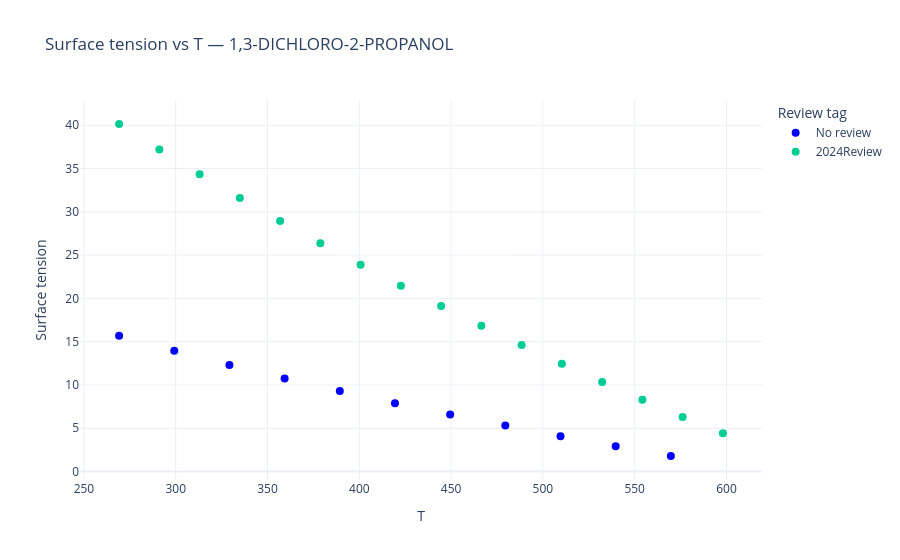
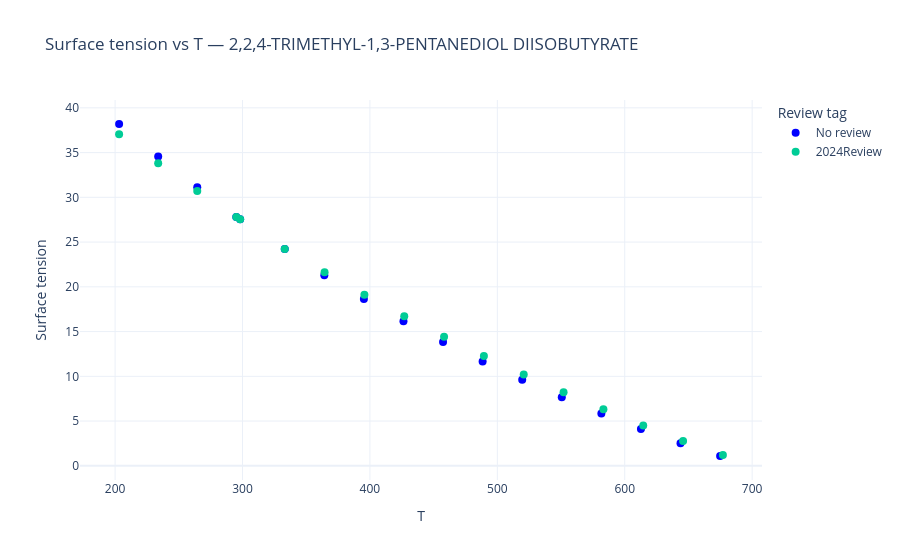
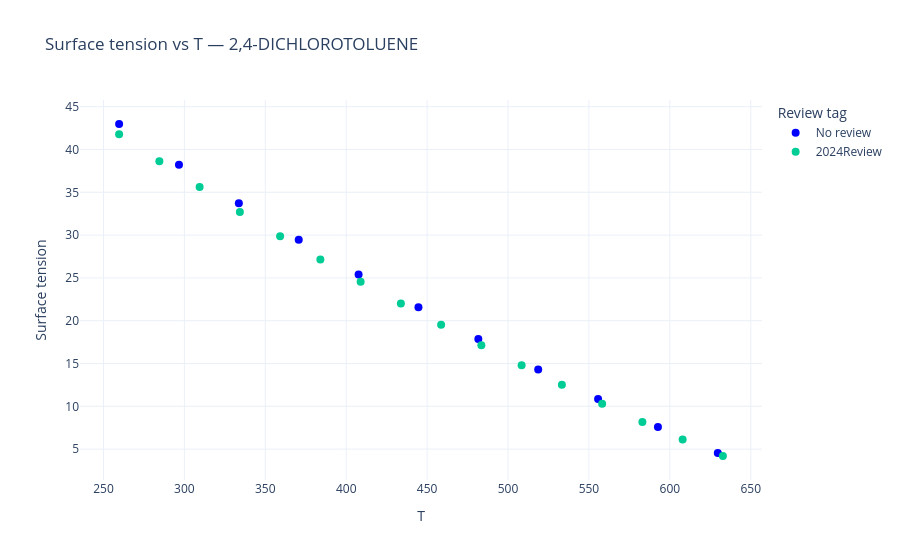
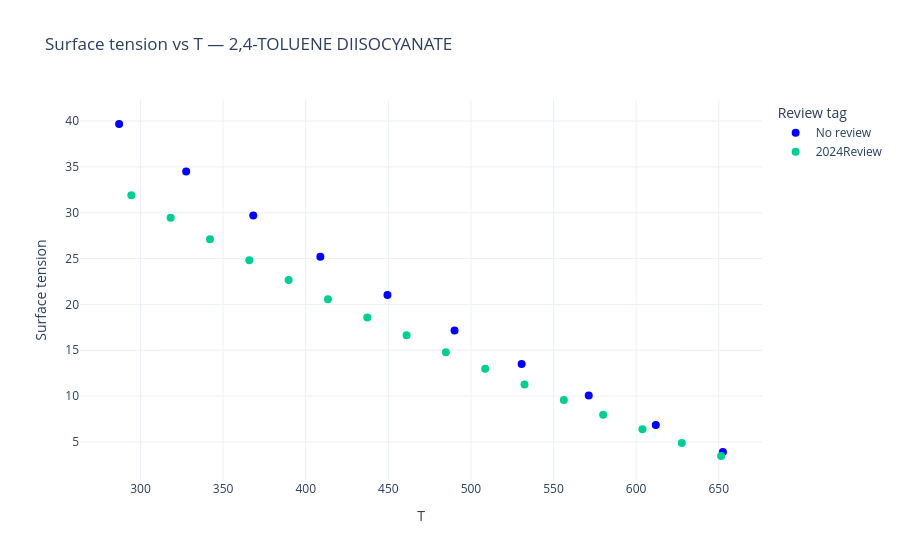

The notebook cell these images were saved under, in order:
### Markdown cell above
#### ST vs T by Compound Name

### Code cell
import pandas as pd
import plotly.graph_objects as go
import plotly.express as px

# Copy dataframe
df_filt = df.copy()

df_filt["Name"] = df_filt["Name"].astype(str)
df_filt["Note"] = df_filt["Note"].fillna("No note").astype(str)

# ---------------------------------------------------------
# 1. Find Names that have AT LEAST ONE non-NA review_tag
# ---------------------------------------------------------

names_to_review = (
    df_filt.loc[df_filt["review_tag"].notna(), "Name"]
    .unique()
)

# ---------------------------------------------------------
# 2. Keep ALL rows for those Names
#    This includes both NA and non-NA review_tag rows
# ---------------------------------------------------------

df_filt = df_filt[
    df_filt["Name"].isin(names_to_review)
].copy()

# Label NA for plotting
df_filt["review_tag_plot"] = (
    df_filt["review_tag"]
    .fillna("No review")
    .astype(str)
)

names = sorted(df_filt["Name"].unique())

# ---------------------------------------------------------
# 3. Create color map
#    NA = blue
#    review tags = other colors
# ---------------------------------------------------------

review_tags = sorted(
    tag
    for tag in df_filt["review_tag_plot"].unique()
    if tag != "No review"
)

# Avoid blue because it is reserved for NA
other_colors = [
    "#EF553B",  # red
    "#00CC96",  # green
    "#AB63FA",  # purple
    "#FFA15A",  # orange
    "#19D3F3",  # cyan
    "#FF6692",  # pink
    "#B6E880",  # light green
]

color_map = {
    "No review": "blue"
}

for i, tag in enumerate(review_tags):
    color_map[tag] = other_colors[i % len(other_colors)]


# ---------------------------------------------------------
# 4. Create ONE plot per Name
# ---------------------------------------------------------

figures = {}

for name in names:

    df_name = df_filt[
        df_filt["Name"] == name
    ]

    fig = go.Figure()

    # Plot each review category
    for review_tag in df_name["review_tag_plot"].unique():

        df_sub = df_name[
            df_name["review_tag_plot"] == review_tag
        ]

        fig.add_trace(
            go.Scatter(
                x=df_sub["T"],
                y=df_sub["Surface_tension"],
                mode="markers",

                name=review_tag,

                marker=dict(
                    size=8,
                    color=color_map[review_tag]
                ),

                customdata=df_sub[["Note"]],

                hovertemplate=(
                    "T: %{x}<br>"
                    "Surface tension: %{y}<br>"
                    "Note: %{customdata[0]}<br>"
                    f"Review tag: {review_tag}"
                    "<extra></extra>"
                )
            )
        )

    fig.update_layout(
        title=f"Surface tension vs T — {name}",
        xaxis_title="T",
        yaxis_title="Surface tension",
        legend_title="Review tag",
        template="plotly_white"
    )

    figures[name] = fig

    fig.show()

### Figure 1 — Plotly figure (JSON) as saved in the notebook; plotly's stock layout.template omitted (floating-point values rounded to 4 significant figures)
{"data": [{"customdata": [[" Estimated by Sugden's method using BYU-TPL contributions for parachor."], [" Estimated by Sugden's method using BYU-TPL contributions for parachor."], [" Estimated by Sugden's method using BYU-TPL contributions for parachor."], [" Estimated by Sugden's method using BYU-TPL contributions for parachor."], [" Estimated by Sugden's method using BYU-TPL contributions for parachor."], [" Estimated by Sugden's method using BYU-TPL contributions for parachor."], [" Estimated by Sugden's method using BYU-TPL contributions for parachor."], [" Estimated by Sugden's method using BYU-TPL contributions for parachor."], [" Estimated by Sugden's method using BYU-TPL contributions for parachor."], [" Estimated by Sugden's method using BYU-TPL contributions for parachor."], [" Estimated by Sugden's method using BYU-TPL contributions for parachor."]], "hovertemplate": "T: %{x}<br>Surface tension: %{y}<br>Note: %{customdata[0]}<br>Review tag: No review<extra></extra>", "marker": {"color": "blue", "size": 8}, "mode": "markers", "name": "No review", "type": "scatter", "x": [269.1, 299.2, 329.3, 359.3, 389.4, 419.4, 449.5, 479.5, 509.6, 539.6, 569.7], "y": [15.68, 13.94, 12.3, 10.75, 9.289, 7.899, 6.574, 5.304, 4.08, 2.903, 1.79]}, {"customdata": [["Estimated by Sugden's method using BYU-TPL contributions for parachor. 2024Review"], ["Estimated by Sugden's method using BYU-TPL contributions for parachor. 2024Review"], ["Estimated by Sugden's method using BYU-TPL contributions for parachor. 2024Review"], ["Estimated by Sugden's method using BYU-TPL contributions for parachor. 2024Review"], ["Estimated by Sugden's method using BYU-TPL contributions for parachor. 2024Review"], ["Estimated by Sugden's method using BYU-TPL contributions for parachor. 2024Review"], ["Estimated by Sugden's method using BYU-TPL contributions for parachor. 2024Review"], ["Estimated by Sugden's method using BYU-TPL contributions for parachor. 2024Review"], ["Estimated by Sugden's method using BYU-TPL contributions for parachor. 2024Review"], ["Estimated by Sugden's method using BYU-TPL contributions for parachor. 2024Review"], ["Estimated by Sugden's method using BYU-TPL contributions for parachor. 2024Review"], ["Estimated by Sugden's method using BYU-TPL contributions for parachor. 2024Review"], ["Estimated by Sugden's method using BYU-TPL contributions for parachor. 2024Review"], ["Estimated by Sugden's method using BYU-TPL contributions for parachor. 2024Review"], ["Estimated by Sugden's method using BYU-TPL contributions for parachor. 2024Review"], ["Estimated by Sugden's method using BYU-TPL contributions for parachor. 2024Review"]], "hovertemplate": "T: %{x}<br>Surface tension: %{y}<br>Note: %{customdata[0]}<br>Review tag: 2024Review<extra></extra>", "marker": {"color": "#00CC96", "size": 8}, "mode": "markers", "name": "2024Review", "type": "scatter", "x": [598.0, 576.1, 554.2, 532.3, 422.6, 313.0, 488.4, 356.9, 378.8, 400.7, 510.3, 291.1, 444.6, 466.5, 269.1, 334.9], "y": [4.429, 6.306, 8.281, 10.33, 21.47, 34.34, 14.62, 28.93, 26.36, 23.88, 12.45, 37.19, 19.13, 16.85, 40.15, 31.59]}], "layout": {"legend": {"title": {"text": "Review tag"}}, "title": {"text": "Surface tension vs T — 1,3-DICHLORO-2-PROPANOL"}, "xaxis": {"title": {"text": "T"}}, "yaxis": {"title": {"text": "Surface tension"}}}}

### Figure 2 — Plotly figure (JSON) as saved in the notebook; plotly's stock layout.template omitted (floating-point values rounded to 4 significant figures)
{"data": [{"customdata": [[" Values predicted by Sugden's method with the parachor calculated from experimental values."], [" Values predicted by Sugden's method with the parachor calculated from experimental values."], [" Values predicted by Sugden's method with the parachor calculated from experimental values."], [" Values predicted by Sugden's method with the parachor calculated from experimental values."], [" Values predicted by Sugden's method with the parachor calculated from experimental values."], [" Values predicted by Sugden's method with the parachor calculated from experimental values."], [" Values predicted by Sugden's method with the parachor calculated from experimental values."], [" Values predicted by Sugden's method with the parachor calculated from experimental values."], [" Values predicted by Sugden's method with the parachor calculated from experimental values."], [" Values predicted by Sugden's method with the parachor calculated from experimental values."], [" Values predicted by Sugden's method with the parachor calculated from experimental values."], [" Values predicted by Sugden's method with the parachor calculated from experimental values."], [" Values predicted by Sugden's method with the parachor calculated from experimental values."], [" Values predicted by Sugden's method with the parachor calculated from experimental values."], ["Measured by the Du Nouy ring method."], ["Measured by the Du Nouy ring method."], ["Method:  du Nouy Ring;  Purity:  >99.2%"]], "hovertemplate": "T: %{x}<br>Surface tension: %{y}<br>Note: %{customdata[0]}<br>Review tag: No review<extra></extra>", "marker": {"color": "blue", "size": 8}, "mode": "markers", "name": "No review", "type": "scatter", "x": [203.1, 233.8, 264.5, 364.2, 395.3, 426.3, 457.4, 488.5, 519.5, 550.6, 581.7, 612.7, 643.8, 674.8, 298.1, 333.1, 295.1], "y": [38.19, 34.55, 31.11, 21.3, 18.65, 16.16, 13.84, 11.66, 9.611, 7.672, 5.84, 4.115, 2.516, 1.096, 27.56, 24.23, 27.8]}, {"customdata": [["Values predicted by Sugden's method with the parachor calculated from experimental values. 2024Review"], ["Values predicted by Sugden's method with the parachor calculated from experimental values. 2024Review"], ["Values predicted by Sugden's method with the parachor calculated from experimental values. 2024Review"], ["Values predicted by Sugden's method with the parachor calculated from experimental values. 2024Review"], ["Values predicted by Sugden's method with the parachor calculated from experimental values. 2024Review"], ["Values predicted by Sugden's method with the parachor calculated from experimental values. 2024Review"], ["Values predicted by Sugden's method with the parachor calculated from experimental values. 2024Review"], ["Values predicted by Sugden's method with the parachor calculated from experimental values. 2024Review"], ["Values predicted by Sugden's method with the parachor calculated from experimental values. 2024Review"], ["Values predicted by Sugden's method with the parachor calculated from experimental values. 2024Review"], ["Values predicted by Sugden's method with the parachor calculated from experimental values. 2024Review"], ["Values predicted by Sugden's method with the parachor calculated from experimental values. 2024Review"], ["Values predicted by Sugden's method with the parachor calculated from experimental values. 2024Review"], ["Values predicted by Sugden's method with the parachor calculated from experimental values. 2024Review"], ["Measured by the Du Nouy ring method. 2024Review"], ["Measured by the Du Nouy ring method. 2024Review"], ["Method:  du Nouy Ring;  Purity:  >99.2% 2024Review"]], "hovertemplate": "T: %{x}<br>Surface tension: %{y}<br>Note: %{customdata[0]}<br>Review tag: 2024Review<extra></extra>", "marker": {"color": "#00CC96", "size": 8}, "mode": "markers", "name": "2024Review", "type": "scatter", "x": [395.7, 458.2, 583.2, 552.0, 614.5, 645.8, 489.5, 426.9, 264.5, 364.4, 233.8, 203.1, 677.0, 520.7, 298.1, 333.1, 295.1], "y": [19.11, 14.43, 6.32, 8.221, 4.5, 2.778, 12.27, 16.71, 30.71, 21.64, 33.81, 37.05, 1.214, 10.2, 27.56, 24.23, 27.8]}], "layout": {"legend": {"title": {"text": "Review tag"}}, "title": {"text": "Surface tension vs T — 2,2,4-TRIMETHYL-1,3-PENTANEDIOL DIISOBUTYRATE"}, "xaxis": {"title": {"text": "T"}}, "yaxis": {"title": {"text": "Surface tension"}}}}

### Figure 3 — Plotly figure (JSON) as saved in the notebook; plotly's stock layout.template omitted (floating-point values rounded to 4 significant figures)
{"data": [{"customdata": [[" Estimated by Sugden's method using Quayle's contributions for parachor."], [" Estimated by Sugden's method using Quayle's contributions for parachor."], [" Estimated by Sugden's method using Quayle's contributions for parachor."], [" Estimated by Sugden's method using Quayle's contributions for parachor."], [" Estimated by Sugden's method using Quayle's contributions for parachor."], [" Estimated by Sugden's method using Quayle's contributions for parachor."], [" Estimated by Sugden's method using Quayle's contributions for parachor."], [" Estimated by Sugden's method using Quayle's contributions for parachor."], [" Estimated by Sugden's method using Quayle's contributions for parachor."], [" Estimated by Sugden's method using Quayle's contributions for parachor."], [" Estimated by Sugden's method using Quayle's contributions for parachor."]], "hovertemplate": "T: %{x}<br>Surface tension: %{y}<br>Note: %{customdata[0]}<br>Review tag: No review<extra></extra>", "marker": {"color": "blue", "size": 8}, "mode": "markers", "name": "No review", "type": "scatter", "x": [259.6, 296.6, 333.6, 370.6, 407.6, 444.6, 481.6, 518.7, 555.7, 592.7, 629.7], "y": [42.98, 38.22, 33.71, 29.45, 25.41, 21.56, 17.86, 14.29, 10.86, 7.58, 4.543]}, {"customdata": [["Estimated by Sugden's method using BYU-TPL contributions for parachor. 2024Review"], ["Estimated by Sugden's method using BYU-TPL contributions for parachor. 2024Review"], ["Estimated by Sugden's method using BYU-TPL contributions for parachor. 2024Review"], ["Estimated by Sugden's method using BYU-TPL contributions for parachor. 2024Review"], ["Estimated by Sugden's method using BYU-TPL contributions for parachor. 2024Review"], ["Estimated by Sugden's method using BYU-TPL contributions for parachor. 2024Review"], ["Estimated by Sugden's method using BYU-TPL contributions for parachor. 2024Review"], ["Estimated by Sugden's method using BYU-TPL contributions for parachor. 2024Review"], ["Estimated by Sugden's method using BYU-TPL contributions for parachor. 2024Review"], ["Estimated by Sugden's method using BYU-TPL contributions for parachor. 2024Review"], ["Estimated by Sugden's method using BYU-TPL contributions for parachor. 2024Review"], ["Estimated by Sugden's method using BYU-TPL contributions for parachor. 2024Review"], ["Estimated by Sugden's method using BYU-TPL contributions for parachor. 2024Review"], ["Estimated by Sugden's method using BYU-TPL contributions for parachor. 2024Review"], ["Estimated by Sugden's method using BYU-TPL contributions for parachor. 2024Review"], ["Estimated by Sugden's method using BYU-TPL contributions for parachor. 2024Review"]], "hovertemplate": "T: %{x}<br>Surface tension: %{y}<br>Note: %{customdata[0]}<br>Review tag: 2024Review<extra></extra>", "marker": {"color": "#00CC96", "size": 8}, "mode": "markers", "name": "2024Review", "type": "scatter", "x": [458.7, 284.5, 632.8, 607.9, 583.0, 558.2, 533.3, 508.4, 483.5, 408.9, 384.0, 359.1, 309.4, 259.6, 433.8, 334.3], "y": [19.54, 38.64, 4.195, 6.127, 8.174, 10.31, 12.52, 14.8, 17.14, 24.54, 27.17, 29.88, 35.61, 41.79, 22.0, 32.69]}], "layout": {"legend": {"title": {"text": "Review tag"}}, "title": {"text": "Surface tension vs T — 2,4-DICHLOROTOLUENE"}, "xaxis": {"title": {"text": "T"}}, "yaxis": {"title": {"text": "Surface tension"}}}}

### Figure 4 — Plotly figure (JSON) as saved in the notebook; plotly's stock layout.template omitted (floating-point values rounded to 4 significant figures)
{"data": [{"customdata": [[" Estimated by Sugden's method using Quayle's contributions for parachor."], [" Estimated by Sugden's method using Quayle's contributions for parachor."], [" Estimated by Sugden's method using Quayle's contributions for parachor."], [" Estimated by Sugden's method using Quayle's contributions for parachor."], [" Estimated by Sugden's method using Quayle's contributions for parachor."], [" Estimated by Sugden's method using Quayle's contributions for parachor."], [" Estimated by Sugden's method using Quayle's contributions for parachor."], [" Estimated by Sugden's method using Quayle's contributions for parachor."], [" Estimated by Sugden's method using Quayle's contributions for parachor."], [" Estimated by Sugden's method using Quayle's contributions for parachor."]], "hovertemplate": "T: %{x}<br>Surface tension: %{y}<br>Note: %{customdata[0]}<br>Review tag: No review<extra></extra>", "marker": {"color": "blue", "size": 8}, "mode": "markers", "name": "No review", "type": "scatter", "x": [327.6, 611.9, 571.3, 530.7, 490.1, 449.5, 368.2, 287.0, 652.5, 408.9], "y": [34.51, 6.85, 10.07, 13.5, 17.15, 21.04, 29.69, 39.68, 3.889, 25.21]}, {"customdata": [["Estimated by Sugden's method using BYU-TPL contributions for parachor. 2024Review"], ["Estimated by Sugden's method using BYU-TPL contributions for parachor. 2024Review"], ["Estimated by Sugden's method using BYU-TPL contributions for parachor. 2024Review"], ["Estimated by Sugden's method using BYU-TPL contributions for parachor. 2024Review"], ["Estimated by Sugden's method using BYU-TPL contributions for parachor. 2024Review"], ["Estimated by Sugden's method using BYU-TPL contributions for parachor. 2024Review"], ["Estimated by Sugden's method using BYU-TPL contributions for parachor. 2024Review"], ["Estimated by Sugden's method using BYU-TPL contributions for parachor. 2024Review"], ["Estimated by Sugden's method using BYU-TPL contributions for parachor. 2024Review"], ["Estimated by Sugden's method using BYU-TPL contributions for parachor. 2024Review"], ["Estimated by Sugden's method using BYU-TPL contributions for parachor. 2024Review"], ["Estimated by Sugden's method using BYU-TPL contributions for parachor. 2024Review"], ["Estimated by Sugden's method using BYU-TPL contributions for parachor. 2024Review"], ["Estimated by Sugden's method using BYU-TPL contributions for parachor. 2024Review"], ["Estimated by Sugden's method using BYU-TPL contributions for parachor. 2024Review"], ["Estimated by Sugden's method using BYU-TPL contributions for parachor. 2024Review"]], "hovertemplate": "T: %{x}<br>Surface tension: %{y}<br>Note: %{customdata[0]}<br>Review tag: 2024Review<extra></extra>", "marker": {"color": "#00CC96", "size": 8}, "mode": "markers", "name": "2024Review", "type": "scatter", "x": [508.6, 365.8, 342.0, 318.2, 294.5, 413.4, 603.8, 437.2, 532.4, 484.8, 389.6, 556.2, 580.0, 651.4, 627.6, 461.0], "y": [12.98, 24.83, 27.09, 29.45, 31.91, 20.57, 6.391, 18.56, 11.25, 14.78, 22.66, 9.575, 7.954, 3.463, 4.89, 16.63]}], "layout": {"legend": {"title": {"text": "Review tag"}}, "title": {"text": "Surface tension vs T — 2,4-TOLUENE DIISOCYANATE"}, "xaxis": {"title": {"text": "T"}}, "yaxis": {"title": {"text": "Surface tension"}}}}
